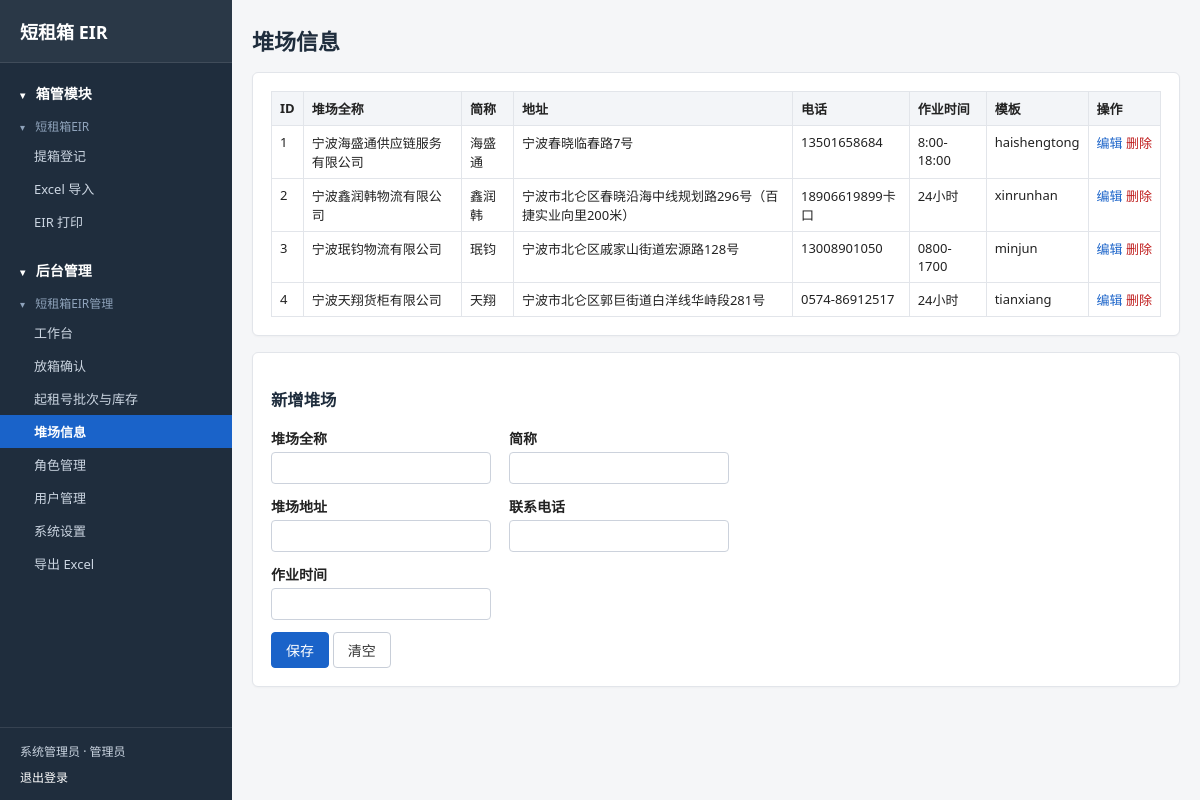
Page /admin/yards (signed in) on the committed database.
### tables this page shows
CREATE TABLE users (id INTEGER PRIMARY KEY AUTOINCREMENT, username TEXT NOT NULL UNIQUE, password_hash TEXT NOT NULL, role TEXT NOT NULL, display_name TEXT, active INTEGER NOT NULL DEFAULT 1, created_at TEXT NOT NULL, last_login_at TEXT);

CREATE TABLE roles (
  key         TEXT PRIMARY KEY,
  label       TEXT NOT NULL,
  perms       TEXT NOT NULL DEFAULT '[]',
  is_builtin  INTEGER NOT NULL DEFAULT 0,
  created_at  TEXT NOT NULL,
  updated_at  TEXT NOT NULL
);

CREATE TABLE yards (
  id          INTEGER PRIMARY KEY AUTOINCREMENT,
  full_name   TEXT NOT NULL,
  short_name  TEXT NOT NULL UNIQUE,
  address     TEXT NOT NULL DEFAULT '',
  phone       TEXT,
  work_hours  TEXT,
  template_key TEXT NOT NULL DEFAULT '',
  created_at  TEXT NOT NULL,
  updated_at  TEXT NOT NULL
);

### app/routes/admin_routes.py (the view)
@bp.route("/admin/yards")
@require_role("admin.yards")
def yards():
    rows = get_db().execute("SELECT * FROM yards ORDER BY id").fetchall()
    return render_template("admin/yards.html", rows=rows)

### app/auth.py (called while the page is built)
def all_permissions():
    from .nav import collect_permissions
    return collect_permissions()

def all_perm_keys():
    return {k for k, _ in all_permissions()}

def role_info(key, conn=None):
    row = (conn or get_db()).execute("SELECT * FROM roles WHERE key=?", (key,)).fetchone()
    if row:
        try:
            perms = set(json.loads(row["perms"] or "[]"))
        except (ValueError, TypeError):
            perms = set()
        return {"label": row["label"], "perms": perms, "is_builtin": bool(row["is_builtin"])}
    return {"label": ROLE_LABEL.get(key, key),
            "perms": set(_FALLBACK_PERMS.get(key, ())), "is_builtin": True}

def role_label(key):
    return role_info(key)["label"]

def role_perms(key):
    perms = role_info(key)["perms"]
    if SUPER_PERM in perms:
        return all_perm_keys()
    return perms

def current_user():
    uid = session.get("uid")
    if not uid:
        return None
    return get_db().execute("SELECT * FROM users WHERE id=? AND active=1", (uid,)).fetchone()

def require_role(perm):
    def deco(view):
        @wraps(view)
        def wrap(*a, **kw):
            user = current_user()
            if not user:
                return redirect(url_for("auth.login", next=request.path))
            granted = role_perms(user["role"])
            need = perm
            if perm == SUPER_PERM:
                need = SUPER_PERM
            ok = (SUPER_PERM in granted) if need == SUPER_PERM else (need in granted)
            if not ok:
                abort(403)
            return view(*a, **kw)
        return wrap
    return deco

### app/db.py (called while the page is built)
def _dict_factory(cursor, row):
    return {col[0]: row[i] for i, col in enumerate(cursor.description)}

def connect():
    conn = sqlite3.connect(config.DB_PATH, timeout=30)
    conn.row_factory = _dict_factory
    conn.execute("PRAGMA foreign_keys=ON")
    conn.execute("PRAGMA busy_timeout=15000")
    return conn

def get_db():
    if "db" not in g:
        g.db = connect()
    return g.db

### app/nav.py (called while the page is built)
def _children(node):
    return node.get("children") or []

def _leaf_perm(node):
    perms = node.get("perms")
    if perms:
        return perms[0]
    return node.get("endpoint")

def _walk_leaves(nodes):
    for node in nodes:
        kids = _children(node)
        if kids:
            for leaf in _walk_leaves(kids):
                yield leaf
        elif node.get("endpoint"):
            yield node

def build_menu(perms, current):
    return [_decorate(n, perms, current) for n in MENU if _visible(n, perms)]

### app/templates/admin/yards.html (shortened to what this page needs)
{% extends "base.html" %}
{% block content %}
<div class="page-head"><h1>堆场信息</h1></div>
<div class="card">
<table class="grid">
  <thead><tr><th>ID</th><th>堆场全称</th><th>简称</th><th>地址</th><th>电话</th><th>作业时间</th><th>模板</th><th>操作</th></tr></thead>
  <tbody>
  {% for r in rows %}
    <tr>
      <td>{{ r.id }}</td><td>{{ r.full_name }}</td><td>{{ r.short_name }}</td>
      <td>{{ r.address }}</td><td>{{ r.phone }}</td><td>{{ r.work_hours }}</td><td>{{ r.template_key }}</td>
      <td class="ops"><button class="link" data-edit-yards='{{ r|tojson }}'>编辑</button>
        <form class="inline" method="post" action="{{ url_for('admin.yard_delete', yid=r.id) }}">
          <button type="submit" class="link danger" data-confirm="确定删除？">删除</button>
        </form>
      </td>
    </tr>
  {% endfor %}
  </tbody>
</table>
</div>
<div class="card">
  <h3 id="yard-form-title">新增堆场</h3>
  <form method="post" action="{{ url_for('admin.yard_save') }}" class="form" id="yard-form">
    <div class="row"><label>堆场全称<input name="full_name" id="y-full" required></label><label>简称<input name="short_name" id="y-short" required></label></div>
    <div class="row"><label>堆场地址<input name="address" id="y-addr"></label><label>联系电话<input name="phone" id="y-phone"></label></div>
    <div class="row"><label>作业时间<input name="work_hours" id="y-hours"></label></div>
    <button type="submit" class="btn primary">保存</button>
    <button type="button" class="btn" id="y-reset">清空</button>
  </form>
</div>
{% endblock %}

### app/templates/base.html (shortened to what this page needs)
<!DOCTYPE html>
<html lang="zh-CN">
<head>
<link rel="stylesheet" href="{{ url_for('static', filename='css/app.css') }}">
</head>
<body{% if me %} class="with-sidebar"{% endif %}>
{% if me %}
<div class="layout">
  <aside class="sidebar">
    <a class="brand" href="{{ url_for('print.print_list') if me.role == 'printer' else url_for('front.pickups') }}">短租箱 EIR</a>
    <nav class="nav-tree">
      {% for l1 in nav_menu %}
      <details class="nav-l1" data-nav-key="l1:{{ l1.label }}" open>
        <summary class="nav-l1-title"><span class="arrow">▾</span> {{ l1.label }}</summary>
        {% for l2 in l1.children %}
        <details class="nav-l2" data-nav-key="l2:{{ l1.label }}/{{ l2.label }}" open>
          <summary class="nav-l2-title"><span class="arrow">▾</span> {{ l2.label }}</summary>
          <div class="nav-l3">
            {% if l2.children %}
              {% for item in l2.children %}
              <a class="nav-link{{ ' active' if item.active }}" href="{{ item.url }}">{{ item.label }}</a>
              {% endfor %}
            {% else %}
              <a class="nav-link{{ ' active' if l2.active }}" href="{{ l2.url }}">{{ l2.label }}</a>
            {% endif %}
          </div>
        </details>
        {% endfor %}
      </details>
      {% endfor %}
    </nav>
    <div class="sidebar-user">
      <span>{{ me.display_name or me.username }} · {{ role_label(me.role) }}</span>
      <a href="{{ url_for('auth.logout_view') }}">退出登录</a>
    </div>
  </aside>
  <div class="main-wrap">
{% endif %}
<main class="container">
  {% block content %}{% endblock %}
</main>
{% if me %}
  </div>
</div>
{% endif %}
</body>
</html>

### app/static/css/app.css (style rules this page uses)
* { box-sizing: border-box; }
body { margin:0; font-family: "Microsoft YaHei", "Segoe UI", Arial, sans-serif; font-size:14px; color:#222; background:#f5f6f8; }
a { color:#1a63c9; text-decoration:none; }
.layout { display:flex; min-height:100vh; }
.sidebar { width:232px; flex:0 0 232px; background:#1f2d3d; color:#cbd5e1; display:flex; flex-direction:column; position:sticky; top:0; height:100vh; overflow-y:auto; }
.sidebar .brand { display:block; padding:18px 20px; color:#fff; font-size:18px; font-weight:bold; text-decoration:none; border-bottom:1px solid rgba(255,255,255,.1); }
.nav-tree { flex:1; padding:12px 0; }
.nav-l1 { margin-bottom:14px; }
.nav-l1 summary, .nav-l2 summary { display:block; list-style:none; cursor:pointer; user-select:none; }
.nav-l1-title { padding:8px 20px; font-size:14px; font-weight:bold; color:#fff; }
.nav-l2-title { padding:6px 20px 4px; font-size:12px; color:#8fa3bb; }
.arrow { display:inline-block; width:12px; font-size:10px; transition:transform .15s; }
.nav-link { display:block; padding:7px 20px 7px 34px; font-size:13px; color:#cbd5e1; }
.nav-link.active { background:#1a63c9; color:#fff; font-weight:600; }
.sidebar-user { padding:14px 20px; border-top:1px solid rgba(255,255,255,.1); font-size:12px; color:#cbd5e1; display:flex; flex-direction:column; gap:8px; }
.sidebar-user a { color:#fff; }
.main-wrap { flex:1; min-width:0; }
.container { max-width:1200px; margin:0 auto; padding:24px 20px; }
.page-head { display:flex; justify-content:space-between; align-items:center; margin-bottom:16px; }
.page-head h1 { margin:0; font-size:22px; }
.card { background:#fff; border:1px solid #e2e5ea; border-radius:6px; padding:18px; margin-bottom:16px; box-shadow:0 1px 2px rgba(0,0,0,.03); }
h1,h2,h3 { color:#1f2d3d; }
.btn { display:inline-block; padding:7px 14px; border:1px solid #c8ced8; background:#fff; color:#333; border-radius:4px; cursor:pointer; font-size:14px; }
.btn.primary { background:#1a63c9; color:#fff; border-color:#1a63c9; }
.btn.danger, .link.danger { color:#c02020; }
.grid { width:100%; border-collapse:collapse; font-size:13px; }
.grid th, .grid td { border:1px solid #e2e5ea; padding:7px 8px; text-align:left; vertical-align:top; }
.grid th { background:#f3f5f8; font-weight:600; white-space:nowrap; }
.ops { white-space:nowrap; }
.ops a, .ops button, .link { color:#1a63c9; background:none; border:0; cursor:pointer; padding:0; font-size:13px; }
.inline { display:inline; }
.form label { display:block; margin-bottom:12px; font-weight:600; }
.form label input, .form label select, .form input, .form select { display:block; margin-top:4px; padding:7px 9px; border:1px solid #ccd2dc; border-radius:4px; font-size:14px; min-width:220px; font-weight:normal; }
.form .row { display:flex; gap:18px; flex-wrap:wrap; }

### rows in the picture
users: display_name "系统管理员", role.label "管理员"
yards: id "1", full_name "宁波海盛通供应链服务有限公司", short_name "海盛通", address "宁波春晓临春路7号", phone "13501658684", work_hours "8:00-18:00", template_key "haishengtong"
yards: id "2", full_name "宁波鑫润韩物流有限公司", short_name "鑫润韩", address "宁波市北仑区春晓沿海中线规划路296号（百捷实业向里200米）", phone "18906619899卡口", work_hours "24小时", template_key "xinrunhan"
yards: id "3", full_name "宁波珉钧物流有限公司", short_name "珉钧", address "宁波市北仑区戚家山街道宏源路128号", phone "13008901050", work_hours "0800-1700", template_key "minjun"
yards: id "4", full_name "宁波天翔货柜有限公司", short_name "天翔", address "宁波市北仑区郭巨街道白洋线华峙段281号", phone "0574-86912517", work_hours "24小时", template_key "tianxiang"

### other values in the picture
{{ l1.label }} "箱管模块" "后台管理"
{{ l2.label }} "短租箱EIR" "短租箱EIR管理"
{{ item.label }} "提箱登记" "Excel 导入" "EIR 打印" "工作台" "放箱确认" "起租号批次与库存" "堆场信息" "角色管理" "用户管理" "系统设置" "导出 Excel"
